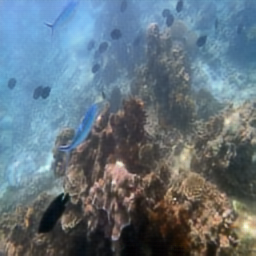
#> input picture MyOpenCV/U45/upload/CycleGAN/43.png, 256 x 256 px, found by its file name
$ jupyter execute underwater.ipynb
#> lines starting #> are read from the running program, lines starting #| are printed output that depends on the picture; after the words box and inside, x2 and y2 are one past the last pixel; in counts of white or black regions, pixels touching at a corner belong together; long printed decimals are rounded
[cell 1]
# coding=utf-8
import math

import cv2 as cv
import numpy as np
import matplotlib.pyplot as plt

[cell 2]
img = cv.imread(r'D:\MyCodes\pythonProject\coated_tongue_color\datas\category\1\43.png')
#> img is the input picture: shape (256, 256, 3); mean B, G, R 126.3, 115.1, 98.9

[cell 3]
plt.imshow(img[:,:,::-1])

[cell 4]
def gray_world(img):

    # 计算色度均值
    b, g, r = cv.split(img)
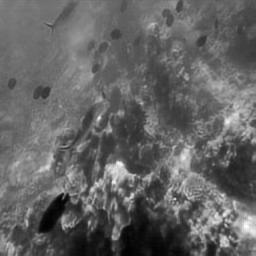
#> r: shape (256, 256); min 0, max 255, mean 98.9
    averB = np.mean(b)
#> averB = 126.3
    averG = np.mean(g)
#> averG = 115.1
    averR = np.mean(r)
#> averR = 98.9
    gray_value = (averB + averG + averR)/3
#> gray_value = 113.4

    # 计算增益
    kb = gray_value/averB
#> kb = 0.898
    kg = gray_value/averG
#> kg = 0.986
    kr = gray_value/averR
#> kr = 1.15

    # 补偿通道增益
    b[:] = b[:] * kb
    g[:] = g[:] * kg
    r[:] = r[:] * kr

    img = cv.merge([b, g, r])

    return img

[cell 5]
img_gray_world = gray_world(img)
plt.imshow(img_gray_world[:,:,::-1])

[cell 6]
def zmMinFilterGray(src, r=7):
    """
    最小值滤波，r是滤波器半径
    """
#> called with r = 7
    return cv.erode(src, np.ones((2 * r + 1, 2 * r + 1)))


def guidedfilter(I, p, r, eps):
#> called with r = 81, eps = 0.001
    height, width = I.shape
#> height = 256; width = 256
    m_I = cv.boxFilter(I, -1, (r, r))
    m_p = cv.boxFilter(p, -1, (r, r))
    m_Ip = cv.boxFilter(I * p, -1, (r, r))
    cov_Ip = m_Ip - m_I * m_p

    m_II = cv.boxFilter(I * I, -1, (r, r))
    var_I = m_II - m_I * m_I

    a = cov_Ip / (var_I + eps)
    b = m_p - a * m_I

    m_a = cv.boxFilter(a, -1, (r, r))
    m_b = cv.boxFilter(b, -1, (r, r))
    return m_a * I + m_b
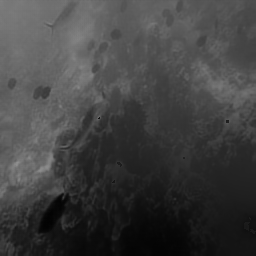
#> returned value: shape (256, 256) float64; min 0.0109, max 0.564, mean 0.255


def Defog(m, r, eps, w, maxV1):                 # 输入rgb图像，值范围[0,1]
    '''计算大气遮罩图像V1和光照值A, V1 = 1-t/A'''
    V1 = np.min(m, 2)                           # 得到暗通道图像
    Dark_Channel = zmMinFilterGray(V1, 7)
    # cv.imshow('20190708_Dark',Dark_Channel)    # 查看暗通道
    # plt.imshow(Dark_Channel)

    V1 = guidedfilter(V1, Dark_Channel, r, eps)  # 使用引导滤波优化
    bins = 2000
    ht = np.histogram(V1, bins)                  # 计算大气光照A
    d = np.cumsum(ht[0]) / float(V1.size)
#> d = 2000 values from 3.05e-05 to 1
    for lmax in range(bins - 1, 0, -1):
        if d[lmax] <= 0.999:
            break
    A = np.mean(m, 2)[V1 >= ht[1][lmax]].max()
#> A = 0.939
    V1 = np.minimum(V1 * w, maxV1)               # 对值范围进行限制
    return V1, A


def deHaze(m, r=81, eps=0.001, w=0.95, maxV1=0.80, bGamma=False):
    m = m / 255.0
    Y = np.zeros(m.shape)
    Mask_img, A = Defog(m, r, eps, w, maxV1)             # 得到遮罩图像和大气光照
#> A = 0.939

    for k in range(3):
        Y[:,:,k] = (m[:,:,k] - Mask_img)/(1-Mask_img/A)  # 颜色校正
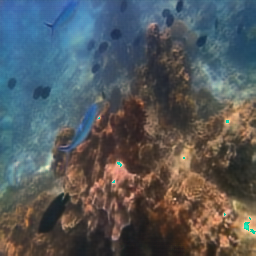
#> Y: shape (256, 256, 3) float64; mean of channels 0, 1, 2 0.3, 0.287, 0.266; drawn with min black and max white
    Y = np.clip(Y, 0, 1)
    if bGamma:
        Y = Y ** (np.log(0.5) / np.log(Y.mean()))       # gamma校正,默认不进行该操作
    return Y

[cell 7]
img_deHaze = deHaze(img_gray_world)

[cell 8]
plt.imshow(img_deHaze)

[cell 9]
def rayle_func(x, imax, imin, alpha=0.7):
    y = (x / alpha**2) * math.exp(-x**2/(alpha**2))
    # y = 255 *(x - imin) / ((imax-imin)*alpha**2) * math.exp(-(255*(x-imin))**2/(2*alpha**2))
    return y


def rayle_deal(img):
    imax = img.max()
    imin = img.min()
    for idx, x in np.ndenumerate(img):
        img[idx] = rayle_func(img[idx], imax, imin)
    return img


def rayleigh_stretch(img):
    im = img.astype(np.uint8)
    b, g, r = cv.split(img)
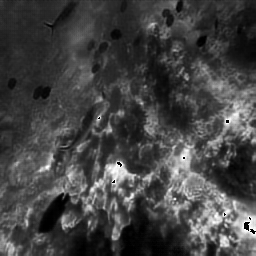
#> r: shape (256, 256) float64; min 0, max 1, mean 0.266
    averB = np.mean(b)
#> averB = 0.3
    averG = np.mean(g)
#> averG = 0.287
    averR = np.mean(r)
#> averR = 0.266
    total_value = averB + averG + averR
#> total_value = 0.852

    rate_b = averB / total_value
#> rate_b = 0.352
    rate_g = averG / total_value
#> rate_g = 0.336
    rate_r = averR / total_value
#> rate_r = 0.312
    if rate_b >= 0.90:
        b[:] = b[:] * 0.90 / rate_b
    if rate_g >= 0.90:
        g[:] = g[:] * 0.90 / rate_g
    if rate_r <= 0.05:
        r[:] = r[:] * 0.05 / rate_r

    b = rayle_deal(b)
#> in rayle_deal, `imax = img.max()`: imax = 0.796
#> in rayle_deal, `imin = img.min()`: imin = 0
#> the loop in rayle_deal, `for idx, x in np.ndenumerate(img):` made 65536 passes
#> (idx, x, y in rayle_func) on passes 1 to 3: ((0, 0), 0.535, 0.609), ((0, 1), 0.548, 0.606), ((0, 2), 0.554, 0.604)
#> after the loop in rayle_deal, `for idx, x in np.ndenumerate(img):`:
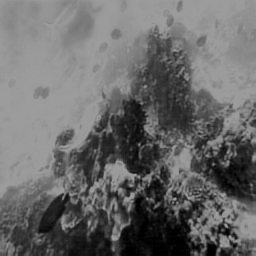
#> img: shape (256, 256) float64; min 0, max 0.613, mean 0.414
    g = rayle_deal(g)
#> in rayle_deal (call 2), `imax = img.max()`: imax = 0.988
#> the loop in rayle_deal (call 2), `for idx, x in np.ndenumerate(img):` made 65536 passes
#> (idx, x, y in rayle_func) on passes 1 to 3: ((0, 0), 0.349, 0.556), ((0, 1), 0.33, 0.54), ((0, 2), 0.34, 0.548)
#> after the loop in rayle_deal (call 2), `for idx, x in np.ndenumerate(img):`:
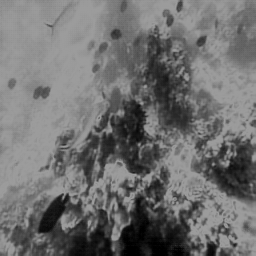
#> img: shape (256, 256) float64; min 0, max 0.613, mean 0.437
    r = rayle_deal(r)
#> in rayle_deal (call 3), `imax = img.max()`: imax = 1
#> the loop in rayle_deal (call 3), `for idx, x in np.ndenumerate(img):` made 65536 passes
#> (idx, x, y in rayle_func) on passes 1 to 3: ((0, 0), 0.211, 0.393), ((0, 1), 0.222, 0.409), ((0, 2), 0.194, 0.367)
#> after the loop in rayle_deal (call 3), `for idx, x in np.ndenumerate(img):`:
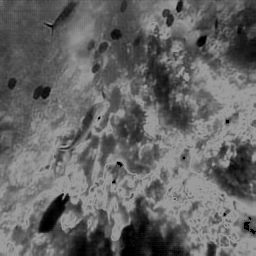
#> img: shape (256, 256) float64; min 0, max 0.613, mean 0.397

    img = cv.merge((b, g, r))
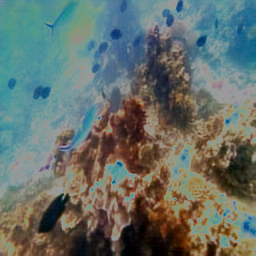
#> img: shape (256, 256, 3) float64; mean B, G, R 0.414, 0.437, 0.397

    return img

[cell 10]
def hisEqulColor2(img):
    img = img.astype(np.uint8)
    hsv = cv.cvtColor(img, cv.COLOR_RGB2HSV)
#> hsv: shape (256, 256, 3); mean H, S, V 0.1, 0.1, 0
    channels = cv.split(hsv)

    # 以下代码详细注释见官网：
    # https://docs.opencv.org/4.1.0/d5/daf/tutorial_py_histogram_equalization.html
    clahe = cv.createCLAHE(clipLimit=2.0, tileGridSize=(8, 8))
    clahe.apply(channels[2], channels[2])

    cv.merge(channels, hsv)
    cv.cvtColor(hsv, cv.COLOR_HSV2RGB, img)
#> hsv: shape (256, 256, 3); mean H, S, V 0.1, 0.1, 3
    return img

[cell 11]
def equal_func(img):
    img = img.astype(np.uint8)
    b, g, r = cv.split(img)
    eb = cv.equalizeHist(b)
    eg = cv.equalizeHist(g)
    er = cv.equalizeHist(r)
    equal_img = cv.merge((eb,eg,er))

    return equal_img

[cell 12]
ray_img = rayleigh_stretch(img_deHaze)
# ray_img = rayleigh_stretch(ray_img)
# ray_img = rayleigh_stretch(ray_img)
# ray_img = gray_world(ray_img)

[cell 13]
img2 = hisEqulColor2(img_deHaze)
plt.imshow(img2[:,:,::-1])

[cell 14]
plt.imshow(ray_img[:,:,::-1])

[cell 15]
def uciqe(img):
    img = img.astype(np.uint8)
#> img: shape (256, 256, 3); every value is 0
    hsv = cv.cvtColor(img, cv.COLOR_RGB2HSV)  # RGB转为HSV
    H, S, V = cv.split(hsv)
#> H: shape (256, 256); every value is 0
    delta = np.std(H) /180  #色度的标准差
#> delta = 0
    mu = np.mean(S) /255  #饱和度的平均值
#> mu = 0
    n, m = np.shape(V)
#> n = 256; m = 256
    number = math.floor(n*m/100)  #所需像素的个数
#> number = 655
    Maxsum, Minsum = 0, 0
    V1, V2 = V /255, V/255
#> V1: shape (256, 256) float64; every value is 0

    for i in range(1, number+1):
        Maxvalue = np.amax(np.amax(V1))
        x, y = np.where(V1 == Maxvalue)
        Maxsum = Maxsum + V1[x[0],y[0]]
        V1[x[0],y[0]] = 0
#> after the loop, Maxsum = 0

    top = Maxsum/number
#> top = 0

    for i in range(1, number+1):
        Minvalue = np.amin(np.amin(V2))
        X, Y = np.where(V2 == Minvalue)
        Minsum = Minsum + V2[X[0],Y[0]]
        V2[X[0],Y[0]] = 1
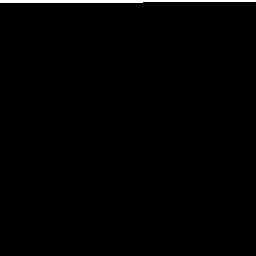
#> V2: shape (256, 256) float64; values 0 (black) and 1 (white), 1% white; 1 white region, box (x1, y1, x2, y2) and area: (0, 0, 256, 3) 655
#> after the loop, Minsum = 0

    bottom = Minsum/number
#> bottom = 0

    conl = top-bottom
#> conl = 0
     ###对比度
    uciqe = 0.4680*delta + 0.2745*conl + 0.2575*mu
#> uciqe = 0
    print(uciqe)
#| 0.0
    return uciqe

[cell 16]
uciqe(ray_img)
#> Out = 0

[cell 17]
def uicm(img):
    b, r, g = cv.split(img)
    RG = r - g
    YB = (r + g)/2 - b
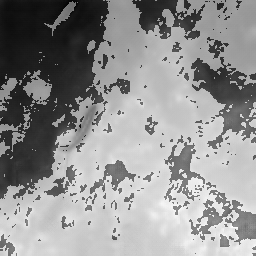
#> YB: shape (256, 256) float64; min -228.5, max 56.5, mean -65.2; drawn with min black and max white
    m, n, o = np.shape(img)  #img为三维 rbg为二维 o并未用到
#> m = 256; n = 256; o = 3
    K = m*n
#> K = 65536
    alpha_L = 0.1
    alpha_R = 0.1 #参数α 可调
    T_alpha_L = math.ceil(alpha_L*K)  #向上取整 #表示去除区间
#> T_alpha_L = 6554
    T_alpha_R = math.floor(alpha_R*K) #向下取整
#> T_alpha_R = 6553

    RG_list = RG.flatten() #二维数组转一维（方便计算）
    RG_list = sorted(RG_list)  #排序
#> RG_list = 65536 items
    sum_RG = 0 #计算平均值
    for i in range(T_alpha_L+1, K-T_alpha_R ):
        sum_RG = sum_RG + RG_list[i]
#> this loop made 52428 passes
#> sum_RG on passes 1 to 3: 6, 12, 18
#> after the loop, sum_RG = 5194807
    U_RG = sum_RG/(K - T_alpha_R - T_alpha_L)
#> U_RG = 99.08
    squ_RG = 0 #计算方差
    for i in range(K):
        squ_RG = squ_RG + np.square(RG_list[i] - U_RG)
#> this loop made 65536 passes
#> squ_RG on passes 1 to 3: 9817.4, 19634.8, 29452.1
#> after the loop, squ_RG = 696230418.1
    sigma2_RG = squ_RG/K
#> sigma2_RG = 10623.6

    #YB和RG计算一样
    YB_list = YB.flatten()
    YB_list = sorted(YB_list)
#> YB_list = 65536 items
    sum_YB = 0
    for i in range(T_alpha_L+1, K-T_alpha_R ):
        sum_YB = sum_YB + YB_list[i]
#> this loop made 52428 passes
#> sum_YB on passes 1 to 3: -192.5, -385, -577.5
#> after the loop, sum_YB = -3109449.5
    U_YB = sum_YB/(K - T_alpha_R - T_alpha_L)
#> U_YB = -59.31
    squ_YB = 0
    for i in range(K):
        squ_YB = squ_YB + np.square(YB_list[i] - U_YB)
#> this loop made 65536 passes
#> squ_YB on passes 1 to 3: 28626, 56412.3, 83535.8
    sigma2_YB = squ_YB/K

    uicm = -0.0268*np.sqrt(np.square(U_RG) + np.square(U_YB)) + 0.1586*np.sqrt(sigma2_RG + sigma2_YB)
    print(uicm)
#| 17.672

[cell 18]
uicm(img)

[cell 19]
def EME(img, L=5):
#> called with L = 5
    m, n = np.shape(img)  #横向为n列 纵向为m行
    number_m = math.floor(m/L)
    number_n = math.floor(n/L)
    #A1 = np.zeros((L, L)) #创建一个L*L的全0数组用于存放 #用不用没有差别
    m1 = 0
    E = 0
    for i in range(number_m): #将图片按照L*L分成小块 其余的部分舍去
        n1 = 0
        for t in range(number_n):
            A1 = img[m1:m1+L, n1:n1+L]
            img_min = np.amin(np.amin(A1))
            img_max = np.amax(np.amax(A1))

            if img_min > 0 :
                img_ratio = img_max/img_min
            else :
                img_ratio = img_max  ###
            E = E + np.log(img_ratio + 1e-5)

            n1 = n1 + L
        m1 = m1 + L
    E_sum = 2*E/(number_m*number_n)
    return E_sum

[cell 20]
b, g, r = cv.split(ray_img)
be = EME(b) + EME(g) + EME(r)

[cell 21]
be
#> Out = 2.76

$ run again, with MyOpenCV/U45/upload/CycleGAN/1.png copied over MyOpenCV/U45/upload/CycleGAN/43.png
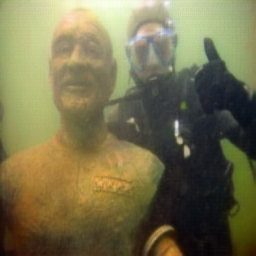
#> input picture MyOpenCV/U45/upload/CycleGAN/1.png, 256 x 256 px, found by its file name
#> img is the input picture: shape (256, 256, 3); mean B, G, R 78, 113.1, 118.8
#> in gray_world, `averB = np.mean(b)`: averB = 77.97
#> in gray_world, `averG = np.mean(g)`: averG = 113.1
#> in gray_world, `averR = np.mean(r)`: averR = 118.8
#> gray_value = 103.3
#> kb = 1.32
#> kg = 0.913
#> kr = 0.869
#> d = 2000 values from 6.1e-05 to 1
#> in Defog, `A = np.mean(m, 2)[V1 >= ht[1][lmax]].max()`: A = 0.742
#> in rayleigh_stretch, `averB = np.mean(b)`: averB = 0.279
#> in rayleigh_stretch, `averG = np.mean(g)`: averG = 0.301
#> in rayleigh_stretch, `averR = np.mean(r)`: averR = 0.288
#> total_value = 0.868
#> rate_b = 0.321
#> rate_g = 0.347
#> rate_r = 0.332
#> imax = 1
#> imin = 0
#> the loop in rayle_deal, `for idx, x in np.ndenumerate(img):` made 65536 passes
#> (idx, x, y in rayle_func) on passes 1 to 3: ((0, 0), 0.13, 0.257), ((0, 1), 0.164, 0.318), ((0, 2), 0.169, 0.325)
#> the loop in rayle_deal (call 2), `for idx, x in np.ndenumerate(img):` made 65536 passes
#> (idx, x, y in rayle_func) on passes 1 to 3: ((0, 0), 0.179, 0.343), ((0, 1), 0.215, 0.399), ((0, 2), 0.229, 0.419)
#> after the loop in rayle_deal (call 2), `for idx, x in np.ndenumerate(img):`:
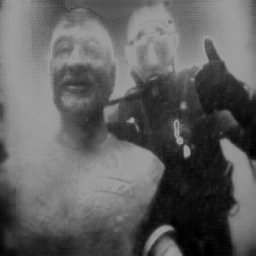
#> img: shape (256, 256) float64; min 0, max 0.613, mean 0.379
#> H: shape (256, 256); every value is 0
#| 0.0
#> in uicm, `YB = (r + g)/2 - b`:
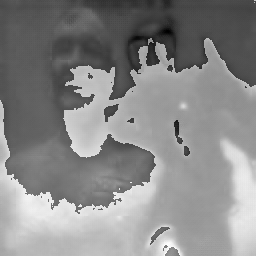
#> YB: shape (256, 256) float64; min -162, max 99.5, mean -21.7; drawn with min black and max white
#> RG_list = 65536 items
#> the loop in uicm, `for i in range(T_alpha_L+1, K-T_alpha_R ):` made 52428 passes
#> sum_RG on passes 1 to 3: 3, 6, 9
#> after the loop in uicm, `for i in range(T_alpha_L+1, K-T_alpha_R ):`: sum_RG = 6586232
#> U_RG = 125.6
#> the loop in uicm, `for i in range(K):` made 65536 passes
#> squ_RG on passes 1 to 3: 15780.9, 31561.7, 47342.6
#> after the loop in uicm, `for i in range(K):`: squ_RG = 872867259.9
#> sigma2_RG = 13318.9
#> YB_list = 65536 items
#> the loop in uicm, `for i in range(T_alpha_L+1, K-T_alpha_R ):` made 52428 passes
#> sum_YB on passes 1 to 3: -88, -176, -264
#> after the loop in uicm, `for i in range(T_alpha_L+1, K-T_alpha_R ):`: sum_YB = -1193652.5
#> U_YB = -22.77
#> the loop in uicm, `for i in range(K):` made 65536 passes
#> squ_YB on passes 1 to 3: 19385.8, 38494.2, 57602.5
#| 16.733
#> `be`: Out = 1.8

$ run again, with MyOpenCV/U45/upload/CycleGAN/13.png copied over MyOpenCV/U45/upload/CycleGAN/43.png
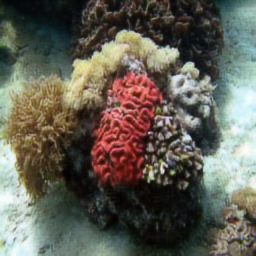
#> input picture MyOpenCV/U45/upload/CycleGAN/13.png, 256 x 256 px, found by its file name
#> img is the input picture: shape (256, 256, 3); mean B, G, R 85.2, 95.7, 98
#> in gray_world, `averB = np.mean(b)`: averB = 85.16
#> in gray_world, `averG = np.mean(g)`: averG = 95.69
#> in gray_world, `averR = np.mean(r)`: averR = 98.04
#> gray_value = 92.96
#> kb = 1.09
#> kg = 0.971
#> kr = 0.948
#> d = 2000 values from 1.53e-05 to 1
#> in Defog, `A = np.mean(m, 2)[V1 >= ht[1][lmax]].max()`: A = 0.742
#> in rayleigh_stretch, `averB = np.mean(b)`: averB = 0.297
#> in rayleigh_stretch, `averG = np.mean(g)`: averG = 0.331
#> in rayleigh_stretch, `averR = np.mean(r)`: averR = 0.328
#> total_value = 0.956
#> rate_b = 0.311
#> rate_g = 0.346
#> rate_r = 0.343
#> imax = 1
#> imin = 0
#> the loop in rayle_deal, `for idx, x in np.ndenumerate(img):` made 65536 passes
#> (idx, x, y in rayle_func) on passes 1 to 3: ((0, 0), 0.0361, 0.0734), ((0, 1), 0.0316, 0.0643), ((0, 2), 0.019, 0.0388)
#> the loop in rayle_deal (call 2), `for idx, x in np.ndenumerate(img):` made 65536 passes
#> (idx, x, y in rayle_func) on passes 1 to 3: ((0, 0), 0.0564, 0.114), ((0, 1), 0.0437, 0.0889), ((0, 2), 0.0271, 0.0552)
#> H: shape (256, 256); every value is 0
#| 0.0
#> in uicm, `YB = (r + g)/2 - b`:
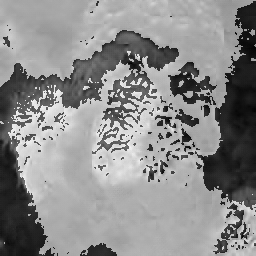
#> YB: shape (256, 256) float64; min -162.5, max 80.5, mean -28.9; drawn with min black and max white
#> RG_list = 65536 items
#> the loop in uicm, `for i in range(T_alpha_L+1, K-T_alpha_R ):` made 52428 passes
#> sum_RG on passes 1 to 3: 3, 6, 9
#> after the loop in uicm, `for i in range(T_alpha_L+1, K-T_alpha_R ):`: sum_RG = 5481328
#> U_RG = 104.5
#> the loop in uicm, `for i in range(K):` made 65536 passes
#> squ_RG on passes 1 to 3: 10930.2, 21860.4, 32790.6
#> after the loop in uicm, `for i in range(K):`: squ_RG = 803533807.8
#> sigma2_RG = 12261
#> YB_list = 65536 items
#> the loop in uicm, `for i in range(T_alpha_L+1, K-T_alpha_R ):` made 52428 passes
#> sum_YB on passes 1 to 3: -130.5, -261, -391.5
#> after the loop in uicm, `for i in range(T_alpha_L+1, K-T_alpha_R ):`: sum_YB = -1276290.5
#> U_YB = -24.34
#> the loop in uicm, `for i in range(K):` made 65536 passes
#> squ_YB on passes 1 to 3: 19087.3, 37626, 55624
#| 17.126
#> `be`: Out = 4.31
